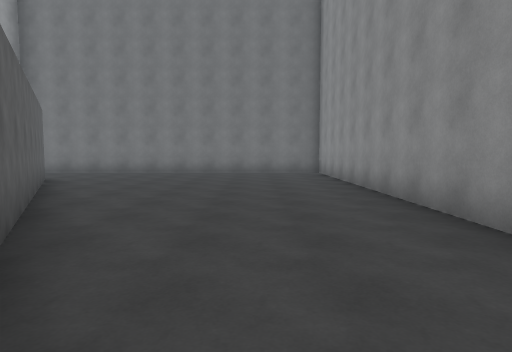
[1] (above)

16 first-person views from a walk through a Unity game level. The camera is 1.4 m above the floor, tilts 4° down and sees 75° across. The floor is counted in squares, 2 m on a side. Each view is taken from the middle of a square. On the plan, view 1 faces up. The plan holds only what a view shows up to about 10 squares ahead; the rest is blank. The place goes on beyond the plan. The player is left out. Surface patterns are stand-ins for the level's own textures.

[2]
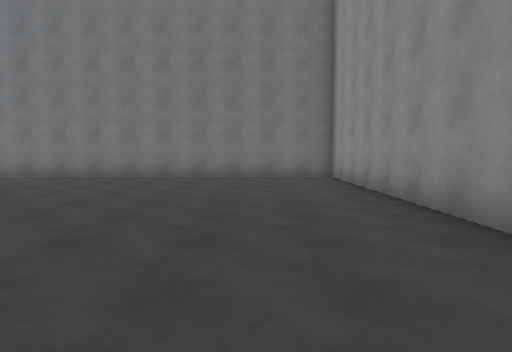

[3]
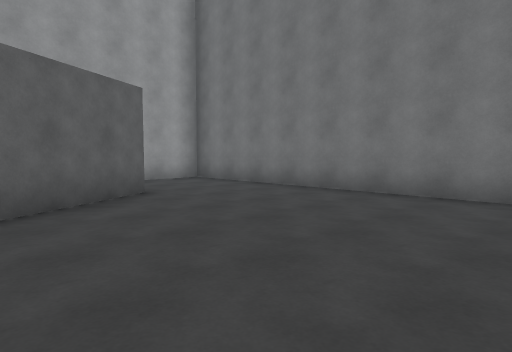

[4]
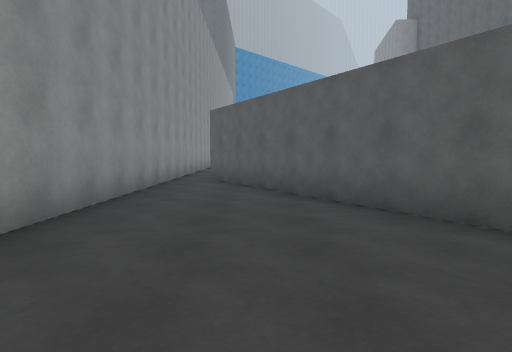

[5]
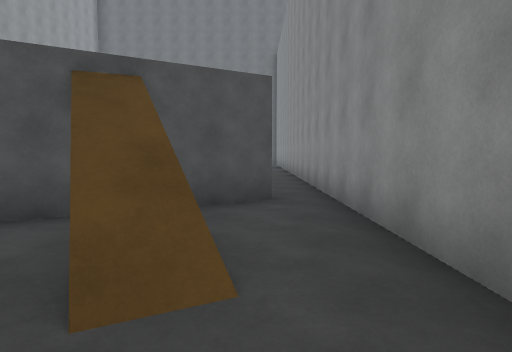

[6]
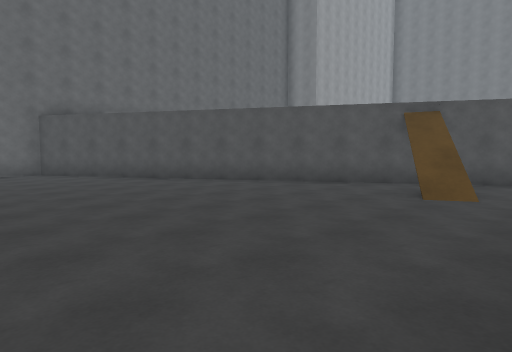

[7]
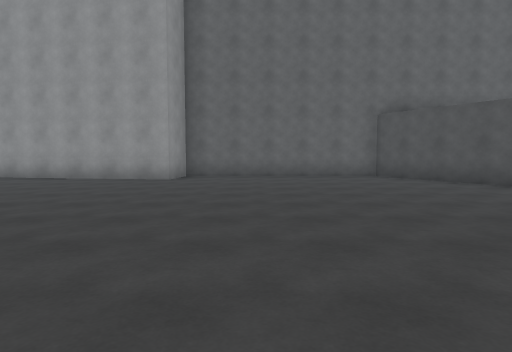

[8]
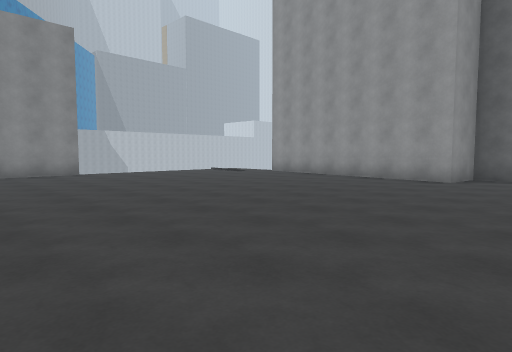

[9]
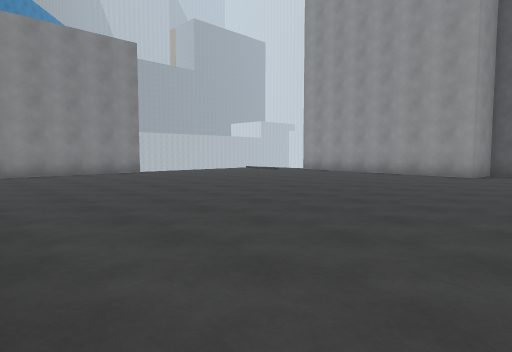

[10]
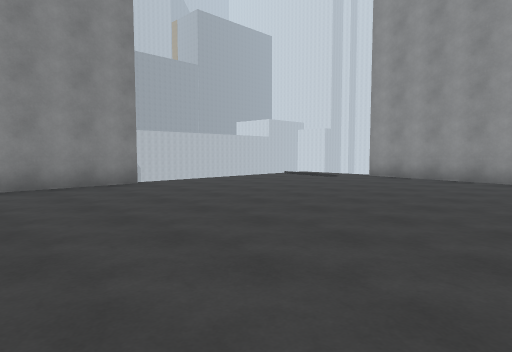

[11]
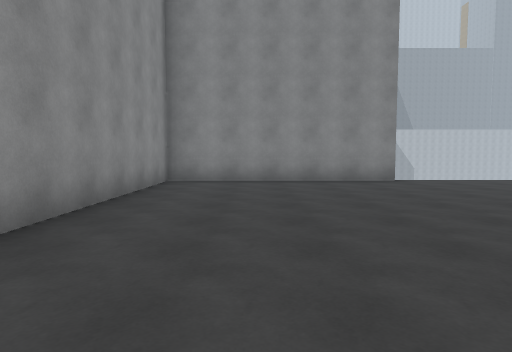

[12]
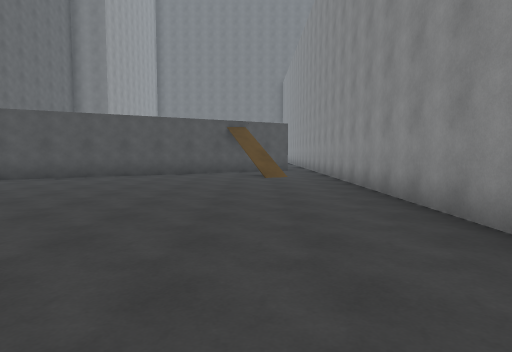

[13]
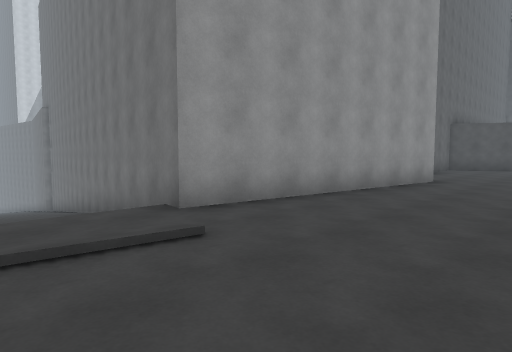

[14]
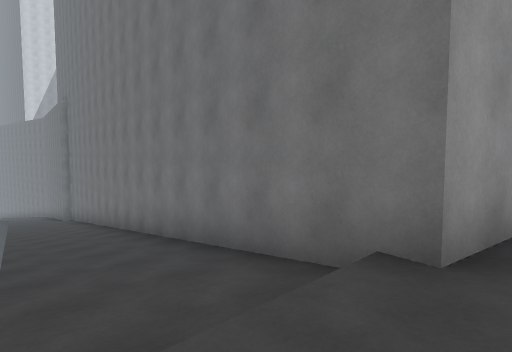

[15]
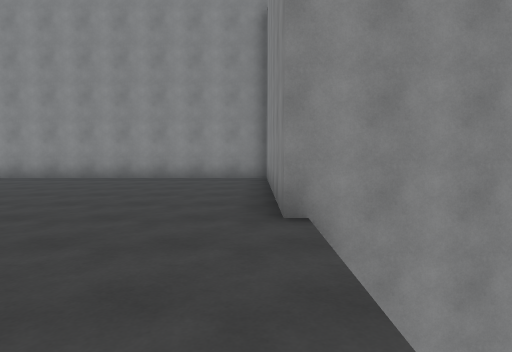

[16]
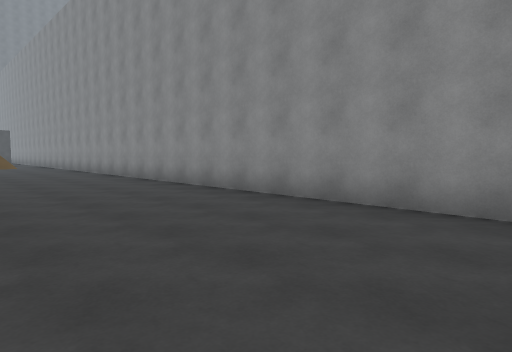

### Floor plan
Key: @ floor where view 1 was taken; # wall or solid block; . floor; / step, stairs or slope; v drop or lower ground.
Columns run from 20 left of view 1 to 3 right of it. Each row starts with its distance up from view 1.
 12             ############
 11             #..........#
 10             #..........#
  9              ..........#
  8               ##.......#
  7                #.......#
  6                ##......#
  5                 #......#
  4                 ##.....#
  3                  #.....#
  2                  ##....#
  1                   ##...#
  0                    #@..#
 -1                    ##..#
 -2                     #..#
 -3                    ###.#
 -4                   ##...#
 -5                 ###....#
 -6               ###... ..#
 -7             ###........#
 -8            ##..........#
 -9           ##...........#
-10           #............#
-11           #............#
-12           #............#
-13           #............#
-14           #............#
-15           #............#
-16           ##...........#
-17            #...........#
-18           ##...........#
-19           #............#
-20  #####    #............#
-21 /////######............#
-22 ///////////............#
-23     v//////............#
-24        vvvv............#
-25               vvv#######
-26                  #
-27                  #

Where each view was taken, in squares from view 1:
view 1: 0 up, 0 right, facing up
view 2: 2 up, 0 right, facing up
view 3: 6 up, 0 right, facing up-left
view 4: 6 up, 0 right, facing down
view 5: 8 down, 1 right, facing up
view 6: 12 down, 2 right, facing up-left
view 7: 13 down, 0 right, facing left
view 8: 13 down, 0 right, facing down-left
view 9: 13 down, 2 right, facing down-left
view 10: 17 down, 0 right, facing down-left
view 11: 16 down, 0 right, facing down
view 12: 16 down, 0 right, facing up
view 13: 24 down, 6 left, facing up-left
view 14: 24 down, 9 left, facing up-left
view 15: 24 down, 7 left, facing right
view 16: 24 down, 2 left, facing up-right
